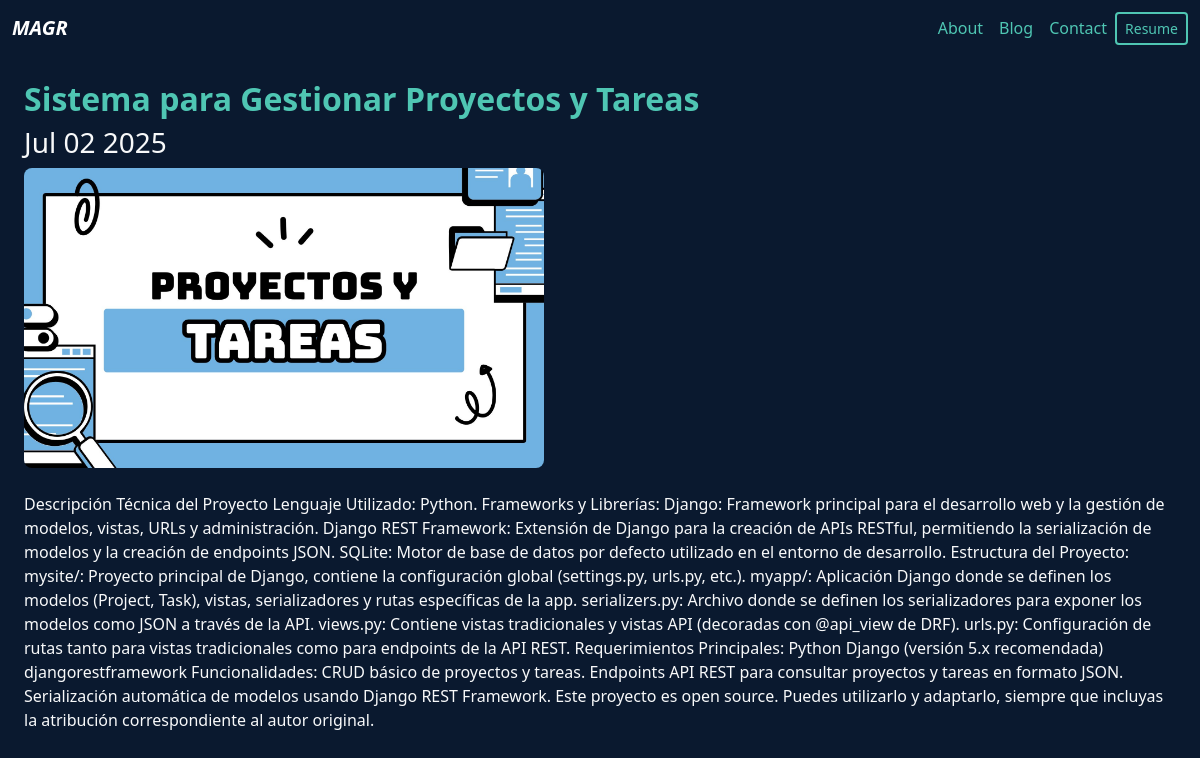
The app's page /blog/2/ with its own data.
### blog/models.py (models this page shows)
class Post(models.Model):
    title = models.CharField(max_length=200)
    content = models.TextField()
    image = models.ImageField(upload_to='blog_images')
    date = models.DateField(datetime.date.today)

### blog/views.py (the view)
# urls.py: path('<int:post_id>/', views.post_detail, name='post_detail'),
def post_detail(request, post_id):
    post = get_object_or_404(Post, pk=post_id)
    return render(request, 'post_detail.html', {'post': post})

### blog/templates/post_detail.html (shortened to what this page needs)
{%extends "layout.html" %}
{% block content %}
<div class="text">
    <h2 class="post-title">{{ post.title }}</h2>
    <h3 class= "my-2" h5 text-muted>{{ post.date|date:'M d Y'}}</h3>
    <img src="{{ post.image.url }}" alt="{{ post.title }}" class="img-fluid post-img-fixed" style="width: 520px; height: 300px; object-fit: cover; display: block; margin-left: 0; border-radius: 0.5rem;" />
    <div class="my-4">
        <p>{{ post.content }}</p>
    </div>
</div>
{% endblock %}

### portfolio/static/main.css (style rules this page uses)
body { background: #0a192f !important; }
.post-img-fixed { width: 320px; height: 180px; object-fit: cover; border-radius: 0.5rem; display: block; margin: 0 auto; }
.post-title { color: #4fc6b3 !important; font-weight: bold; }
html { scroll-behavior: smooth; }

### records on screen
Post: title "Sistema para Gestionar Proyectos y Tareas", date "Jul 02 2025", image (picture), content "Descripción Técnica del Proyecto Lenguaje Utilizado: Python. Frameworks y Librerías: Django: Framework principal para el desarrollo web y la gestión de modelos, vistas, URLs y administración. Django REST Framework: Extensión de Django para la creación de APIs RESTful, permitiendo la serialización de modelos y la creación de endpoints JSON. SQLite: Motor de base de datos por defecto utilizado en el entorno de desarrollo. Estructura del Proyecto: mysite/: Proyecto principal de Django, contiene la configuración global (settings.py, urls.py, etc.). myapp/: Aplicación Django donde se definen los modelos (Project, Task), vistas, serializadores y rutas específicas de la app. serializers.py:…"
